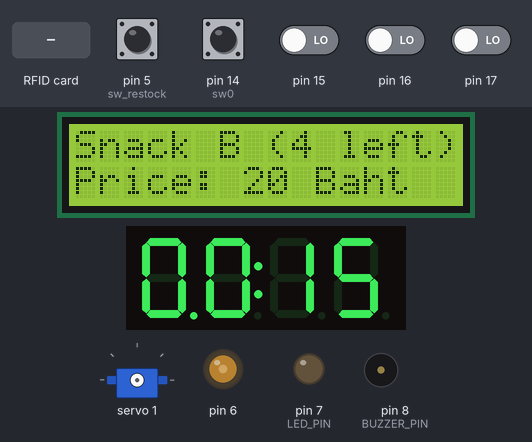
This sketch was run on a simulated Arduino Uno, built with avr-gcc and run on an emulated ATmega328P. Shown: 16×2 character LCD, 4-digit seven-segment display, servo, output pins drawn as LEDs (lit = HIGH), buzzer (waves = sounding). The test bench sets the inputs (shaded band); at power-on: pin 5 (sw_restock), pin 14 (sw0) HIGH, pin 15–17 LOW. Pins used as bus, display or sensor lines are not drawn; what the sketch prints to the serial monitor is not drawn.

Above: at 1.3 s.
1.4 s: RFID card 5E 7A 19 C4 held to the reader
At 4.5 s:
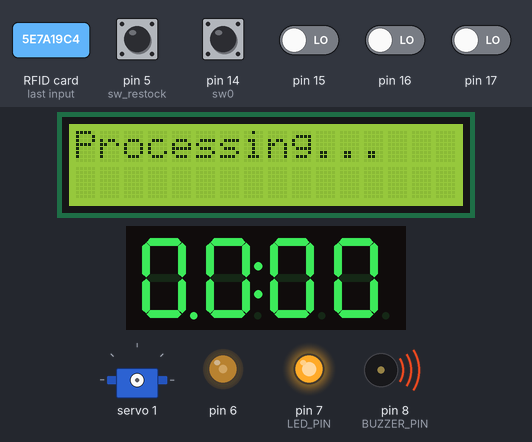
4.6 s: pin 15 driven HIGH
7.8 s: pin 5 (sw_restock) pulled LOW for 3.2 s
At 10.7 s:
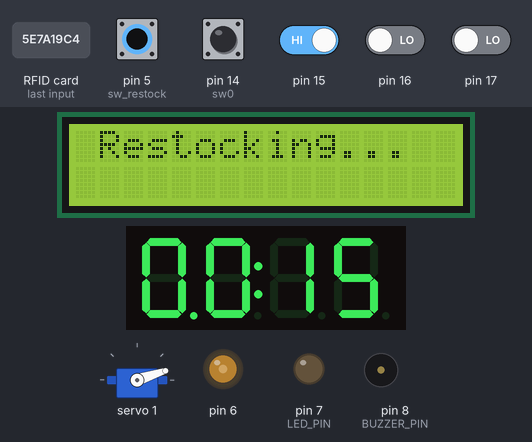
14.2 s: pin 14 (sw0) pulled LOW for 0.7 s
At 14.8 s:
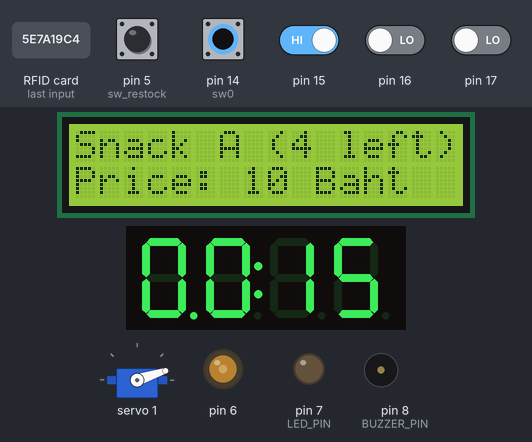
16.4 s: pin 16 driven HIGH
At 18.8 s:
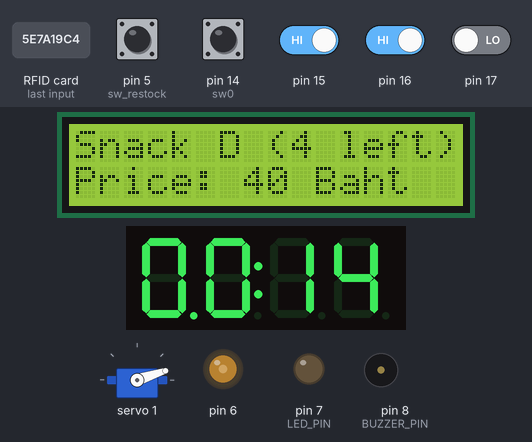
19.6 s: pin 5 (sw_restock) pulled LOW for 0.7 s
At 22.9 s:
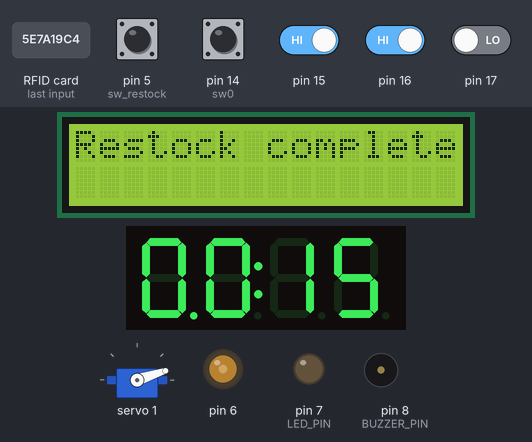
Timing chart, 0 to 24.4 s (numbered marks = the images above; inputs shaded):
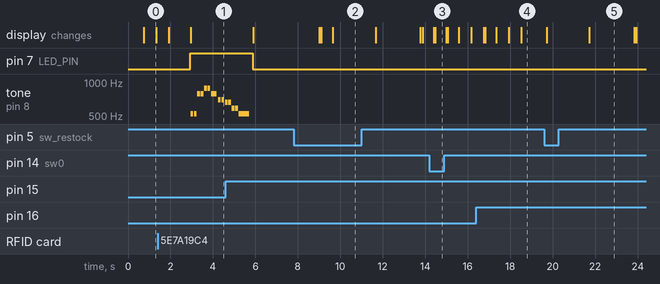

The sketch:

UNO_VendingMachine.ino
```cpp
#include <Wire.h>
#include <LiquidCrystal_I2C.h>
#include <SPI.h>
#include <MFRC522.h>
#include <pitches.h>
#include <TM1637Display.h>
#include <Adafruit_PWMServoDriver.h>
#include <SoftwareSerial.h>

#define DIO 2 // TM1637
#define CLK 4 // TM1637
#define RST_PIN 9 // rfid
#define SS_PIN 10 // rfid
#define BUZZER_PIN 8
#define LED_PIN 7

const int sw0 = 14; //  A0
const int sw1 = 15; //  A1
const int sw2 = 16; //  A2
const int sw3 = 17; //  A3
const int sw_restock = 5; // pin 5
const byte rxPin = 0; // pin 0
const byte txPin = 1; // pin 1

LiquidCrystal_I2C lcd(0x27, 16, 2);
MFRC522 rfid(SS_PIN, RST_PIN);  // Create MFRC522 instance
TM1637Display display = TM1637Display(CLK, DIO);
Adafruit_PWMServoDriver myServo = Adafruit_PWMServoDriver(0x40);
SoftwareSerial mySerial = SoftwareSerial(rxPin, txPin);

const int Contrast = 100;
int buttonPressed = -1;
bool isCardDetected = false;
bool cardEnabled = false;
bool timeout = false;
int count, index;
int pulselen = 150;
float totalIncome = 0.0;
float productIncome[4] = {0.0};

const char* snacks[] = {
  "Snack A", "Snack B", "Snack C", "Snack D",
};

int prices[] = {
  10, 20, 30, 40,
};

int product_amount[] = {
  4, 4, 4, 4,
};

//  Twinkle, Twinkle, Little Star
int melody[] = {
  NOTE_C5, NOTE_C5, NOTE_G5, NOTE_G5,
  NOTE_A5, NOTE_A5, NOTE_G5,
  NOTE_F5, NOTE_F5, NOTE_E5, NOTE_E5,
  NOTE_D5, NOTE_D5, NOTE_C5,
};

int durations[] = {
  8, 8, 8, 8,
  8, 8, 4,
  8, 8, 8, 8,
  8, 8, 2,
};

byte heart[] = {
  0x00,
  0x00,
  0x0A,
  0x15,
  0x11,
  0x0A,
  0x04,
  0x00
};

void setup() {
  initialSetup();
}

void initialSetup() {
  Serial.begin(9600);
  mySerial.begin(9600);
  pinMode(sw_restock, INPUT);
  pinMode(LED_PIN, OUTPUT); // Set the LED pin as an output
  pinMode(BUZZER_PIN, OUTPUT); // Set the BUZZER pin as an output
  analogWrite(6,Contrast);  //  set contrast at pin6
  lcd.init();
  lcd.backlight();
  lcd.createChar(0, heart);
  lcd.clear();
  lcd.print("   Welcome to   ");
  lcd.setCursor(0, 1);
  lcd.print("Vending Machine");
  lcd.write((byte)0);
	SPI.begin();			// Init SPI bus
	rfid.PCD_Init();		// Init MFRC522
  display.clear();
  display.setBrightness(7);
  isCardDetected = false; // Reset card detection status
  cardEnabled = false; // Disable the card
  timeout = false;
  myServo.begin();
  myServo.setPWMFreq(50);
  TCCR1A = 0x00;
  TCCR1B = (1<<CS12);
  TCNT1 = 3036;
  TIMSK1 = (1<<TOIE1);
  sei();
}

void loop() {
  int button = checkButtons();
  switch (button) {
    case sw0:
      displaySnackAndPrice(sw0);
      delay(500);
      break;
    case sw1:
      displaySnackAndPrice(sw1);
      delay(500);
      break;
    case sw2:
      displaySnackAndPrice(sw2);
      delay(500);
      break;
    case sw3:
      displaySnackAndPrice(sw3);
      delay(500);
      break;
  }
  display.showNumberDecEx(00, 0b11100000, true, 2, 0);
  display.showNumberDecEx(count, 0, true, 2, 2);

  if (digitalRead(sw_restock) == LOW) {
    restockProduct();
  }

  if(!timeout){
    readCard();
    if (isCardDetected && cardEnabled) {
      count = 0;
      display.showNumberDecEx(count, 0, true, 2, 2);
      processTransaction();
    }
  } else {
    lcd.clear();
    lcd.setCursor(0, 0);
    lcd.print("   Time out !   ");
    lcd.setCursor(0, 1);
    lcd.print("Please try again");
    delay(1000);
    initialSetup();
  }
}

int checkButtons() {
  for (int i = 0; i < 4; i++) {
    if (digitalRead(sw0 + i) == LOW) {
      if (product_amount[i] > 0) {
        enableCard(); // Enable the card
        buttonPressed = sw0 + i;
        count = 15;
        return buttonPressed;
      } else {
        count = 0;
        display.showNumberDecEx(0000, 0b11100000, true, 4, 0);
        displayOutOfStock(i);
        delay(1000);
        initialSetup();
      }
    }
  }
  return -1; // No button pressed or all products are out of stock
}

void displaySnackAndPrice(int index) {
  index -= 14;
  if (product_amount[index] > 0){
    lcd.clear();
    lcd.setCursor(0, 0);
    lcd.print(snacks[index]);
    lcd.print(" (");
    lcd.print(product_amount[index]);
    lcd.print(" left)");
    lcd.setCursor(0, 1);
    lcd.print("Price: ");
    lcd.print(prices[index]);
    lcd.print(" Baht");
  } else {
    displayOutOfStock(index);
  }
}

void displayOutOfStock(int index) {
  lcd.clear();
  lcd.setCursor(0, 0);
  lcd.print("     ");
  lcd.print(snacks[index]);
  lcd.setCursor(0, 1);
  lcd.print("  OUT OF STOCK  ");
}

void readCard() {
  if (!cardEnabled) {
    return; // If card is disabled, exit the function
  }
  // Reset the loop if no new card present on the sensor/reader.
  if (!rfid.PICC_IsNewCardPresent()) {
    isCardDetected = false; // Reset the card detection status
    digitalWrite(LED_PIN, LOW); // Turn off the LED
    return;
  }

  // Verify if the NUID has been read
  if (!rfid.PICC_ReadCardSerial())
    return;

  isCardDetected = true; // Set the card detection status to true
  rfid.PICC_HaltA();  // Halt PICC
  rfid.PCD_StopCrypto1(); // Stop encryption on PCD
  delay(1000);
}

void enableCard() {
  cardEnabled = true;
}

void playSong()
{
  int size = sizeof(durations) / sizeof(int);

  for (int note = 0; note < size; note++) {
    int duration = 1000 / durations[note];
    tone(BUZZER_PIN, melody[note], duration);
    int pauseBetweenNotes = duration * 1.30;
    delay(pauseBetweenNotes);
    noTone(BUZZER_PIN);
  }
}

void processTransaction() {
  digitalWrite(LED_PIN, HIGH); // Turn on the LED
  lcd.clear();
  lcd.setCursor(0, 0);
  lcd.print("Processing...");
  playSong();
  digitalWrite(LED_PIN, LOW); // Turn off the LED
  lcd.clear();
  lcd.setCursor(0, 0);
  lcd.print("     Enjoy     ");
  lcd.setCursor(0, 1);
  lcd.print(" your snack!!! ");
  delay(1000);
  checkServo(buttonPressed);
  updateProduct(buttonPressed);
  calculateTotalIncome(buttonPressed);
  delay(1000);
  initialSetup();
}

void checkServo(int buttonPressed) {
  switch (buttonPressed) {
    case sw0:
      rotateServo(0);
      delay(800);
      stopServo(0);
      break;
    case sw1:
      rotateServo(1);
      delay(950);
      stopServo(1);
      break;
    case sw2:
      rotateServo(2);
      delay(750);
      stopServo(2);
      break;
    case sw3:
      rotateServo(3);
      delay(800);
      stopServo(3);
      break;
  }
}

void rotateServo(uint8_t servoNum) {
  myServo.setPWM(servoNum, 0, pulselen);
}

void stopServo(uint8_t servoNum){
  myServo.setPWM(servoNum, 0, 0);
}

void updateProduct(int buttonPressed) {
  index = buttonPressed - 14;
  if (index >= 0 && index < 4 && product_amount[index] > 0) {
    product_amount[index] -= 1;
    if (product_amount[index] == 0){
      Serial.print(snacks[index]);
      Serial.println(" is out of stock!");
    } else {
      Serial.print(snacks[index]);
      Serial.print(" remaining: ");
      Serial.println(product_amount[index]);
    }
  }
}

void restockProduct(){
  for (int i = 0; i < 4; i++) {
    product_amount[i] = 4;
  }
  Serial.println("Restock complete!");
  lcd.clear();
  lcd.setCursor(0, 0);
  lcd.print(" Restocking...  ");
  delay(2000);
  lcd.clear();
  lcd.setCursor(0, 0);
  lcd.print("Restock complete");
  delay(2000);
  initialSetup();
}

float calculateTotalIncome(int buttonPressed) {
  index = buttonPressed - 14;
  int price = prices[index];
  productIncome[index] += prices[index];
  totalIncome += price;

  Serial.print("A income: ");
  Serial.println(productIncome[0]);
  Serial.print("B income: ");
  Serial.println(productIncome[1]);
  Serial.print("C income: ");
  Serial.println(productIncome[2]);
  Serial.print("D income: ");
  Serial.println(productIncome[3]);

  Serial.print("Total income: ");
  Serial.println(totalIncome);
  return totalIncome;
}

ISR(TIMER1_OVF_vect) {
  if (count > 0) {
    count--;
    if (count == 0) {
      // Transaction timeout
      timeout = true;
    }
  }
}
```

Measured:
- after the input at 1.4 s, pin 7 (LED_PIN): LOW → HIGH after 1.5 s; tone on pin 8 (BUZZER_PIN): plays 523 Hz for 0.13 s, 523 Hz for 0.13 s, 784 Hz for 0.13 s, 784 Hz for 0.13 s, 880 Hz for 0.13 s, 880 Hz for 0.13 s … (10 notes in this stretch), starting after 1.5 s
- after the input at 7.8 s, the display: first differs from a run without the input after 1.9 s (image 2)
- after the input at 14.2 s, the display: first differs from a run without the input after 0.27 s (image 3)
- after the input at 16.4 s, the display: first differs from a run without the input after 0.42 s (image 4 shows a later state)
- after the input at 19.6 s, the display: first changes after 0.12 s (image 5 shows a later state)
- what the display in image 0 shows lasts 0.6 s, from 0.7 s to 1.3 s
